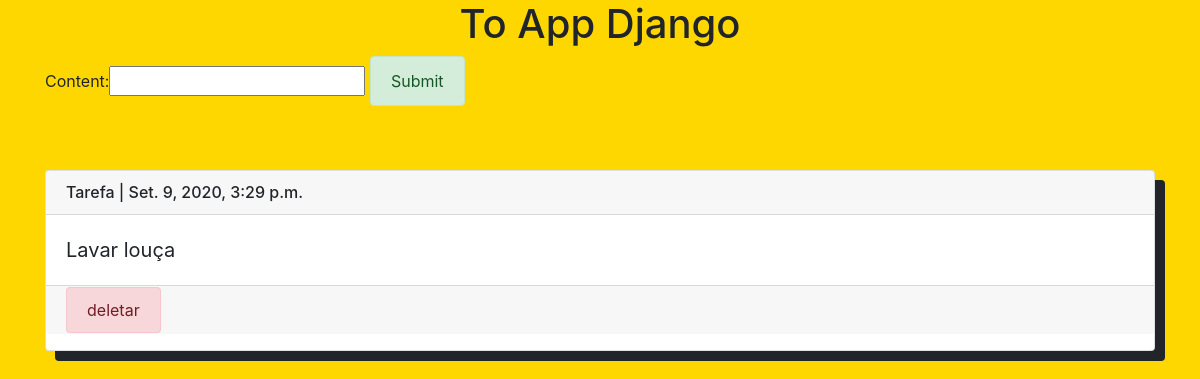
/tasks/, run on an earlier commit of the app's database.
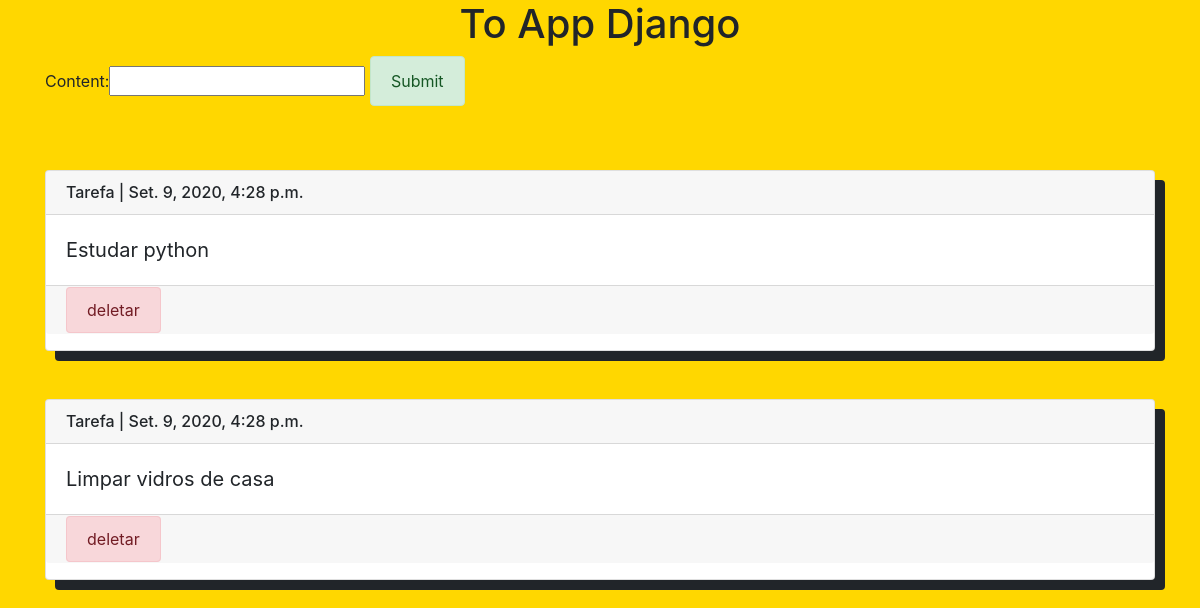
And on a later commit of the database.
### tasks/models.py (models this page shows, shortened)
class TasksDB(models.Model):
    content = models.CharField(max_length=225)
    created_at = models.DateTimeField(auto_now_add=True)

### tasks/views.py (the view)
# urls.py: path('tasks/', index),
def index(request):
    content = TasksDB.objects.all()
    context = {
        'tasks': content,
        'form': ContentForm()
    }
    if request.method == 'POST':
        form = ContentForm(request.POST)
        if form.is_valid():
            form.save()
            return render(request, 'list.html', context)
    return render(request, 'list.html', context)

### tasks/forms.py
class ContentForm(forms.ModelForm):
    class Meta:
        model = TasksDB
        fields = ('content', )

### tasks/templates/list.html (shortened to what this page needs)
{% extends 'layout.html' %}
{% load bootstrap %}
{% block content %}
    <div class="container">
        <h1 class="text-center">To App Django</h1>
        <form method="post" class="">
            {{ form|bootstrap }}
            <input type="submit" class="alert alert-success">
        </form>
        {% for content in tasks %}
            <div class="card mt-5">
                <h6 class="card-header">Tarefa | {{ content.created_at }}</h6>
                <div class="card-body">
                    <p class="card-text text-denter">{{ content.content }}</p>
                </div>
                <p class="card-footer"><a href="{% url 'delete' content.id %}" class="alert alert-danger">deletar</a></p>
            </div>
        {% endfor %}
    </div>
{% endblock %}

### tasks/templates/layout.html (shortened to what this page needs)
<!DOCTYPE html>
<html lang="en">
<head>
    {% include 'header.html' %}
</head>
<body>
{% block content %}
{% endblock %}
</body>
</html>

### tasks/templates/header.html (shortened to what this page needs)
<link rel="stylesheet" href="https://stackpath.bootstrapcdn.com/bootstrap/4.5.2/css/bootstrap.min.css">

### tasks/templates/list.html (style rules this page uses)
body { background-color: #FFD700; }
.card { box-shadow: 10px 10px ; }
.card-text { font-size: 20px; }

What changed in the data, as far as the page shows it:
removed TasksDB: created_at "Set. 9, 2020, 3:29 p.m.", content "Lavar louça"
added TasksDB: created_at "Set. 9, 2020, 4:28 p.m.", content "Estudar python"
added TasksDB: created_at "Set. 9, 2020, 4:28 p.m.", content "Limpar vidros de casa"
